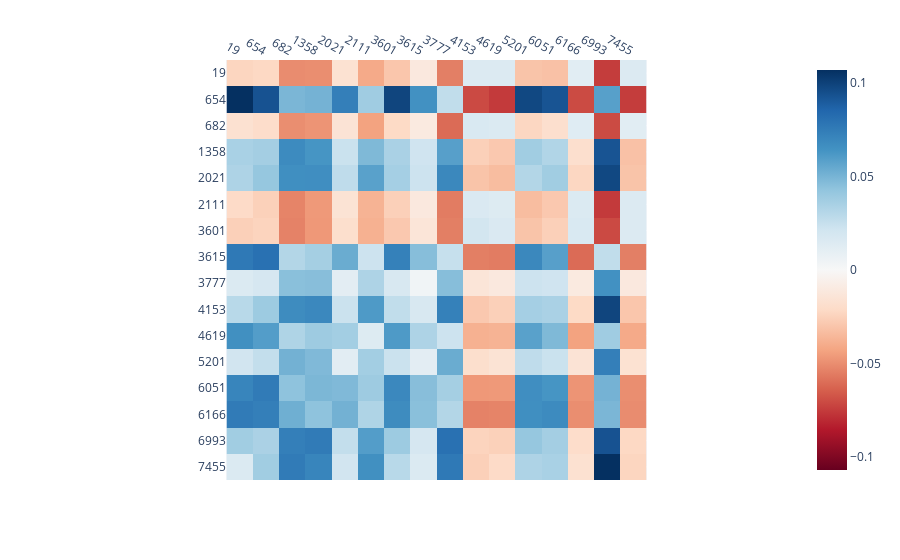

Notebook source saved alongside this figure:
### Markdown cell above
### Understanding feature interactions.
To understand how these features are formed, we can then look at the most salient entries in their interaction matrices. We find that the eigendecomposition of any output feature is quite low-rank. Sadly, while interpreting these eigenvectors in image models is easy (the eigenvectors are simply images), here, the eigenvectors are vectors of all SAE features. Consequently, we have to resort to sparsity.

Here, we take the top 50 interactions in the whole interaction matrix and plot their submatrix (the smallest matrix containing all of them). We see that this matrix is quite small, and the features interact in a seemingly systematic manner.

### Code cell
# Compute the interaction matrix between SAE inputs for a given output SAE feature.
q = tracer.q(3834, project=True)

# Find the most relevant rows/columns by max interactions.
idxs = q.flatten().abs().topk(50).indices
i1, i2 = torch.unravel_index(idxs, q.shape)
idxs = torch.cat([i1, i2]).unique()

# Plot the most important sub-interactions for the output feature.
labels = [f"{i}" for i in idxs.cpu()]
fig = px.imshow(q[idxs.flip(0)][:, idxs].cpu(), color_continuous_midpoint=0, color_continuous_scale="RdBu", x=labels, y=labels, )
fig.update_xaxes(side="top")

### Figure 1 — Plotly figure (JSON) as saved in the notebook; plotly's stock layout.template omitted (floating-point values rounded to 4 significant figures; data arrays with more than 128 entries replaced by an {"elided": "..."} marker saying what was removed)
{"data": [{"coloraxis": "coloraxis", "hovertemplate": "x: %{x}<br>y: %{y}<br>color: %{z}<extra></extra>", "name": "0", "type": "heatmap", "x": ["19", "654", "682", "1358", "2021", "2111", "3601", "3615", "3777", "4153", "4619", "5201", "6051", "6166", "6993", "7455"], "xaxis": "x", "y": ["19", "654", "682", "1358", "2021", "2111", "3601", "3615", "3777", "4153", "4619", "5201", "6051", "6166", "6993", "7455"], "yaxis": "y", "z": {"elided": "16x16 float values"}}], "layout": {"coloraxis": {"cmid": 0, "colorscale": [[0, "rgb(103,0,31)"], [0.1, "rgb(178,24,43)"], [0.2, "rgb(214,96,77)"], [0.3, "rgb(244,165,130)"], [0.4, "rgb(253,219,199)"], [0.5, "rgb(247,247,247)"], [0.6, "rgb(209,229,240)"], [0.7, "rgb(146,197,222)"], [0.8, "rgb(67,147,195)"], [0.9, "rgb(33,102,172)"], [1, "rgb(5,48,97)"]]}, "margin": {"t": 60}, "xaxis": {"anchor": "y", "constrain": "domain", "domain": [0, 1], "scaleanchor": "y", "side": "top"}, "yaxis": {"anchor": "x", "autorange": "reversed", "constrain": "domain", "domain": [0, 1]}}}
